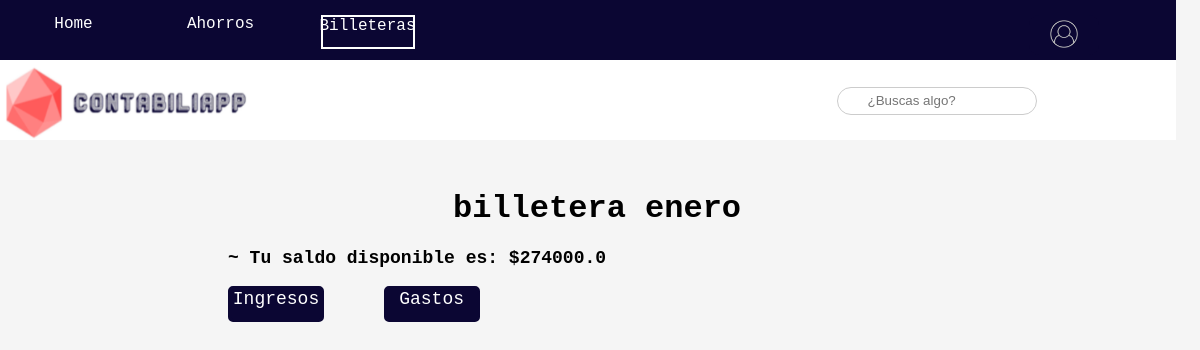
The app's page /billetera/5 (signed in), older data.
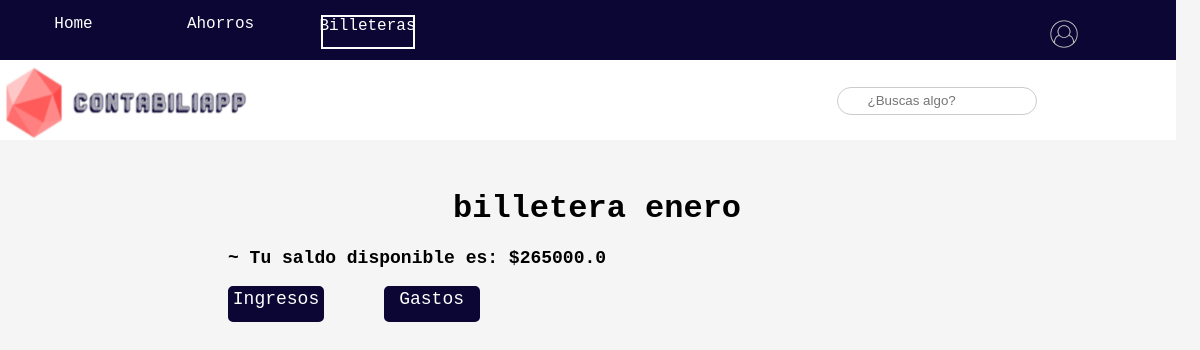
The same page, newer data.
### billetera/models.py (models this page shows, shortened)
class Billetera(models.Model):
    nombre_billetera = models.CharField(max_length = 40)
    fecha_creacion = models.DateTimeField("date published")
    total_dinero = models.FloatField(default = 0)
    ahorro_id = models.ForeignKey(Ahorro, on_delete=models.CASCADE)
    usuario_id = models.ForeignKey(User, on_delete=models.CASCADE,default=usuario.pk)

### billetera/views.py (the view)
# urls.py: path("<int:ruta_billetera>",views.billetera_actual, name = "billetera_actual"),
@login_required(login_url='/home/login')
def billetera_actual(request,ruta_billetera):
    user = User.objects.get(pk=request.user.pk)
    billetera = Billetera.objects.get(pk = ruta_billetera)
    return render(request,'billetera_actual.html',
    {
        'nombre_billetera':billetera.nombre_billetera,
        'billetera_pk':billetera.pk,
        'billetera':billetera
        })

### billetera/templates/billetera_actual.html (shortened to what this page needs)
{% extends 'main/billetera_main.html' %}
{% load static %}
    {% block link %}<link rel="stylesheet" href= "{% static '/styles/main.css' %}">{% endblock %}
    {% block content %}
    <div class="contenido">
        <h1 class="titulo">{{nombre_billetera}}</h1>
        <p>~ Tu saldo disponible es: ${{billetera.total_dinero}}</p>
        <a id="link_ingresos" href="{{billetera_pk}}/ingresos">Ingresos</a>
        <a id="link_gastos" href="{{billetera_pk}}/gastos">Gastos</a>
    </div>
    {% endblock content %}

Row changes from the older to the newer data that the page shows:
changed Billetera "billetera enero": total_dinero "274000.0" → "265000.0"
